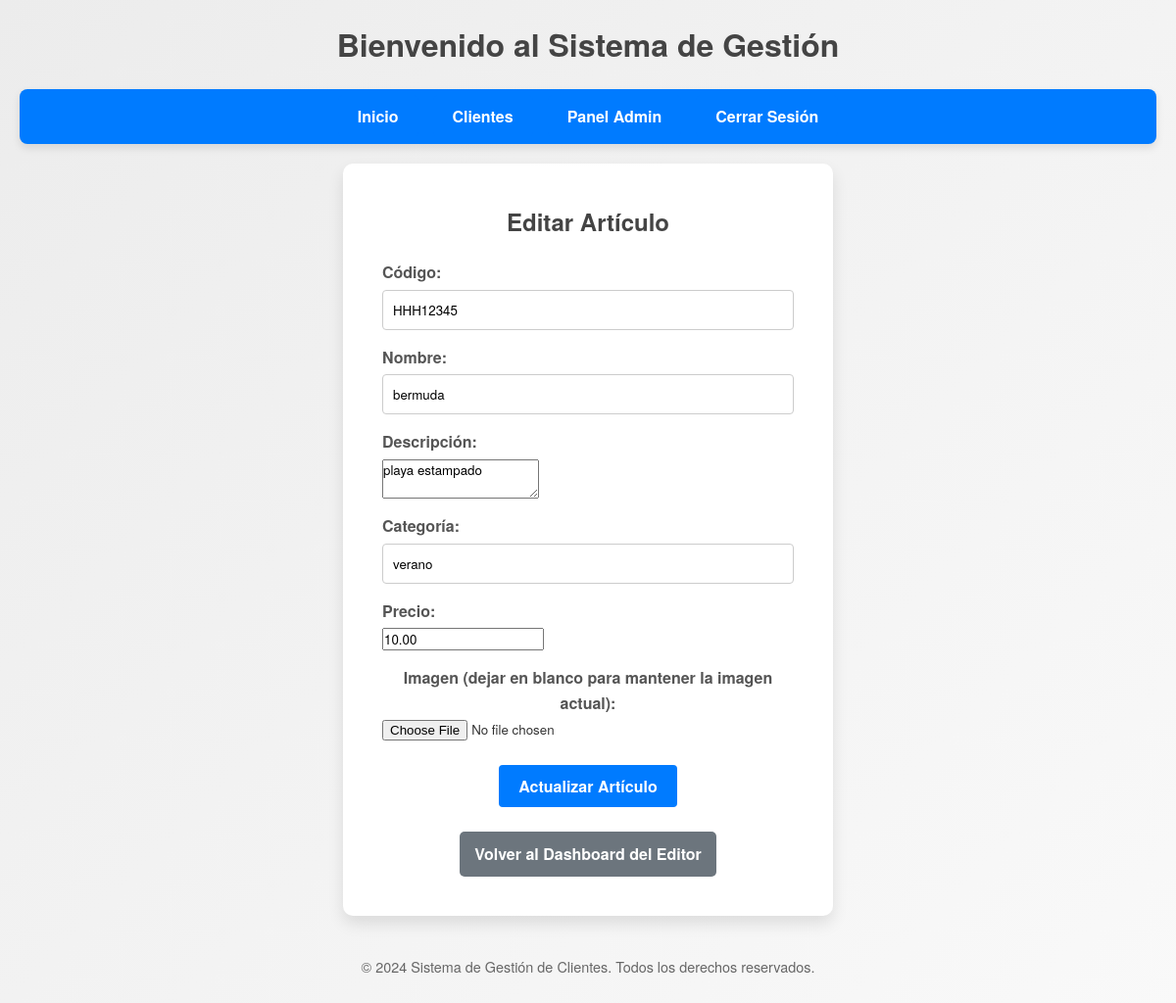
Page /public/editar_articulo.php?id=3 (signed in) on the committed database.
### tables this page shows
CREATE TABLE `articulos` (
  `id` int(11) NOT NULL,
  `codigo` varchar(8) NOT NULL,
  `nombre` varchar(100) NOT NULL,
  `descripcion` text NOT NULL,
  `categoria` varchar(50) NOT NULL,
  `precio` decimal(10,2) NOT NULL,
  `imagen` varchar(255) NOT NULL
);

### includes/Articulo.php (called while the page is built, shortened)
<?php
class Articulo {
    private $db;
    public function __construct($db) {
        if ($db instanceof BaseDeDatos) {
            $this->db = $db;
        } else {
            throw new Exception("La clase Articulo necesita una instancia válida de BaseDeDatos.");
        }
    }
public function obtenerArticuloPorId($id) {
    try {
        $conexion = $this->db->getConexion();
        $sql = "SELECT * FROM articulos WHERE id = :id";
        $stmt = $conexion->prepare($sql);
        $stmt->bindParam(':id', $id, PDO::PARAM_INT);
        $stmt->execute();
        return $stmt->fetch(PDO::FETCH_ASSOC);
    } catch (PDOException $e) {
        throw new Exception("Error al obtener el artículo: " . $e->getMessage());
    }
}
}

### public/editar_articulo.php (the view, shortened to what this page needs)
<?php
require_once '../includes/header.php';
require_once '../includes/Articulo.php';
$db = new BaseDeDatos();
$articulo = new Articulo($db);
$id = intval($_GET['id']);
try {
    $datos_articulo = $articulo->obtenerArticuloPorId($id);
} catch (Exception $e) {
    $error = "Error al obtener los datos del artículo: " . $e->getMessage();
}
?>
<!DOCTYPE html>
<html lang="es">
<head>
    <link rel="stylesheet" href="../css/styles.css">
</head>
<body>
<div class="edit-container">
    <h2>Editar Artículo</h2>
    <?php if (!empty($datos_articulo)): ?>
        <form action="editar_articulo.php?id=<?php echo $id; ?>" method="post" enctype="multipart/form-data">
            <div class="form-group">
                <label for="codigo">Código:</label>
                <input type="text" id="codigo" name="codigo" value="<?php echo htmlspecialchars($datos_articulo['codigo']); ?>" required>
            </div>
            <div class="form-group">
                <label for="nombre">Nombre:</label>
                <input type="text" id="nombre" name="nombre" value="<?php echo htmlspecialchars($datos_articulo['nombre']); ?>" required>
            </div>
            <div class="form-group">
                <label for="descripcion">Descripción:</label>
                <textarea id="descripcion" name="descripcion" required><?php echo htmlspecialchars($datos_articulo['descripcion']); ?></textarea>
            </div>
            <div class="form-group">
                <label for="categoria">Categoría:</label>
                <input type="text" id="categoria" name="categoria" value="<?php echo htmlspecialchars($datos_articulo['categoria']); ?>" required>
            </div>
            <div class="form-group">
                <label for="precio">Precio:</label>
                <input type="number" step="0.01" id="precio" name="precio" value="<?php echo htmlspecialchars($datos_articulo['precio']); ?>" required>
            </div>
            <div class="form-group">
                <label for="imagen">Imagen (dejar en blanco para mantener la imagen actual):</label>
                <input type="file" id="imagen" name="imagen" accept="image/jpeg, image/png, image/gif">
            </div>
            <button type="submit" class="btn-primary">Actualizar Artículo</button>
        </form>
    <?php endif; ?>
    <a href="editor_dashboard.php" class="btn-secondary">Volver al Dashboard del Editor</a>
</div>
<?php
require_once '../includes/footer.php';
?>
</body>
</html>

### css/styles.css (style rules this page uses)
* { margin: 0; padding: 0; box-sizing: border-box; font-family: 'Helvetica Neue', Arial, sans-serif; }
body { background: linear-gradient(135deg, #ececec, #f9f9f9); color: #333; line-height: 1.6; padding: 20px; }
h1, h2 { text-align: center; margin-bottom: 20px; color: #444; }
form { display: grid; grid-gap: 15px; max-width: 600px; margin: 0 auto; }
form div { display: flex; flex-direction: column; }
label { font-weight: bold; margin-bottom: 5px; color: #555; }
input[type="text"], input[type="email"], input[type="password"], select { padding: 10px; border: 1px solid #ccc; border-radius: 4px; transition: all 0.3s; max-width: 100%; width: 100%; margin: 0 auto; }
button[type="button"], button[type="submit"] { padding: 10px 20px; border: none; border-radius: 4px; cursor: pointer; font-weight: bold; transition: background-color 0.3s, box-shadow 0.3s; max-width: 300px; margin: 10px auto; display: block; }
button[type="submit"] { background: #007bff; color: white; }
.form-group { display: flex; flex-direction: column; align-items: flex-start; }
.btn-primary { padding: 10px 20px; background: #007bff; color: white; border: none; border-radius: 4px; cursor: pointer; font-weight: bold; transition: background-color 0.3s, box-shadow 0.3s; }
.edit-container { background: #ffffff; padding: 40px; border-radius: 10px; box-shadow: 0 8px 16px rgba(0, 0, 0, 0.1); width: 100%; max-width: 500px; text-align: center; margin: auto; }
.btn-secondary { display: inline-block; margin-top: 15px; padding: 10px 20px; color: white; font-weight: bold; text-decoration: none; border-radius: 4px; background: #6c757d; cursor: pointer; transition: background-color 0.3s, box-shadow 0.3s; }
.form-group { display: flex; flex-direction: column; }
.form-group label { font-weight: bold; margin-bottom: 5px; color: #555; }
.btn-primary { padding: 10px 15px; background-color: #007bff; color: #fff; font-size: 16px; border: none; border-radius: 5px; cursor: pointer; transition: background-color 0.3s; }
.btn-secondary { padding: 10px 15px; background-color: #6c757d; color: #fff; font-size: 16px; text-decoration: none; border-radius: 5px; transition: background-color 0.3s; }

### rows in the picture
articulos: codigo "HHH12345", nombre "bermuda", descripcion "playa estampado", categoria "verano", precio "10.00"
